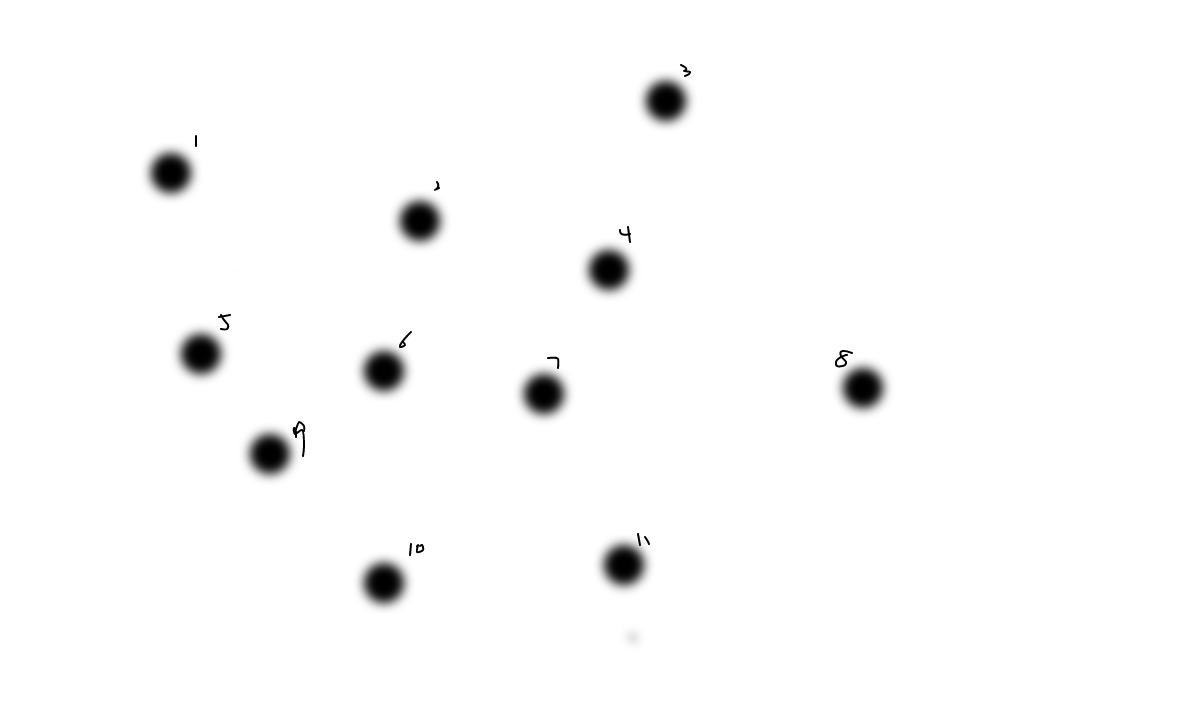
//> input picture img/d1.jpeg, 1187 x 713 px, given in place of flower1.jpg, which was not available
$ ./ui ../img/d1.jpeg   (built with g++ and OpenCV 4)
//> lines starting //> are read from the running program, lines starting //| are printed output that depends on the picture; pictures that were not available may be replaced by others from this repository, and a replacement may not be noted
#include <opencv2/imgproc.hpp>
#include <opencv2/imgcodecs.hpp>
#include <opencv2/videoio.hpp>
#include <opencv2/highgui.hpp>

#include <iostream>

using namespace cv;
using namespace std;

static void help()
{
    cout << "\nThis program demonstrated the floodFill() function\n"
            "Call:\n"
            "./ffilldemo [image_name -- Default: fruits.jpg]\n" << endl;

    cout << "Hot keys: \n"
            "\tESC - quit the program\n"
            "\tc - switch color/grayscale mode\n"
            "\tm - switch mask mode\n"
            "\tr - restore the original image\n"
            "\ts - use null-range floodfill\n"
            "\tf - use gradient floodfill with fixed(absolute) range\n"
            "\tg - use gradient floodfill with floating(relative) range\n"
            "\t4 - use 4-connectivity mode\n"
            "\t8 - use 8-connectivity mode\n" << endl;
}

Mat image0, image, gray, mask;
int ffillMode = 1;
int loDiff = 20, upDiff = 20;
int connectivity = 4;
int isColor = true;
bool useMask = false;
int newMaskVal = 255;

static void onMouse( int event, int x, int y, int, void* )
{
    if( event != EVENT_LBUTTONDOWN )
        return;

    Point seed = Point(x,y);
    int lo = ffillMode == 0 ? 0 : loDiff;
    int up = ffillMode == 0 ? 0 : upDiff;
    int flags = connectivity + (newMaskVal << 8) +
                (ffillMode == 1 ? FLOODFILL_FIXED_RANGE : 0);
    int b = (unsigned)theRNG() & 255;
    int g = (unsigned)theRNG() & 255;
    int r = (unsigned)theRNG() & 255;
    Rect ccomp;

    Scalar newVal = isColor ? Scalar(b, g, r) : Scalar(r*0.299 + g*0.587 + b*0.114);
    Mat dst = isColor ? image : gray;
    int area;

    if( useMask )
    {
        threshold(mask, mask, 1, 128, THRESH_BINARY);
        area = floodFill(dst, mask, seed, newVal, &ccomp, Scalar(lo, lo, lo),
                  Scalar(up, up, up), flags);
        imshow( "mask", mask );
    }
    else
    {
        area = floodFill(dst, seed, newVal, &ccomp, Scalar(lo, lo, lo),
                  Scalar(up, up, up), flags);
    }

    imshow("image", dst);
    cout << area << " pixels were repainted\n";
}


int main( int argc, char** argv )
{
    cv::CommandLineParser parser (argc, argv,
        "{help h | | show help message}{@image|fruits.jpg| input image}"
    );
    if (parser.has("help"))
    {
        parser.printMessage();
        return 0;
    }
    string filename = parser.get<string>("@image");
    image0 = imread("flower1.jpg", 1);
//> image0 is the input picture: 713 rows x 1187 cols, CV_8UC3; min 0, max 255, mean 250.6

    if( image0.empty() )
    {
        cout << "Image empty\n";
        parser.printMessage();
        return 0;
    }
    help();
    image0.copyTo(image);
    cvtColor(image0, gray, COLOR_BGR2GRAY);
    mask.create(image0.rows+2, image0.cols+2, CV_8UC1);

    namedWindow( "image", 0 );
    createTrackbar( "lo_diff", "image", &loDiff, 255, 0 );
    createTrackbar( "up_diff", "image", &upDiff, 255, 0 );

    setMouseCallback( "image", onMouse, 0 );

    for(;;)
    {
        imshow("image", isColor ? image : gray);

        char c = (char)waitKey(0);
//> the left mouse button is pressed and released at (296, 178)
//> in onMouse, `area = floodFill(dst, seed, newVal, &ccomp, Scalar(lo, lo, lo), Scalar..`:
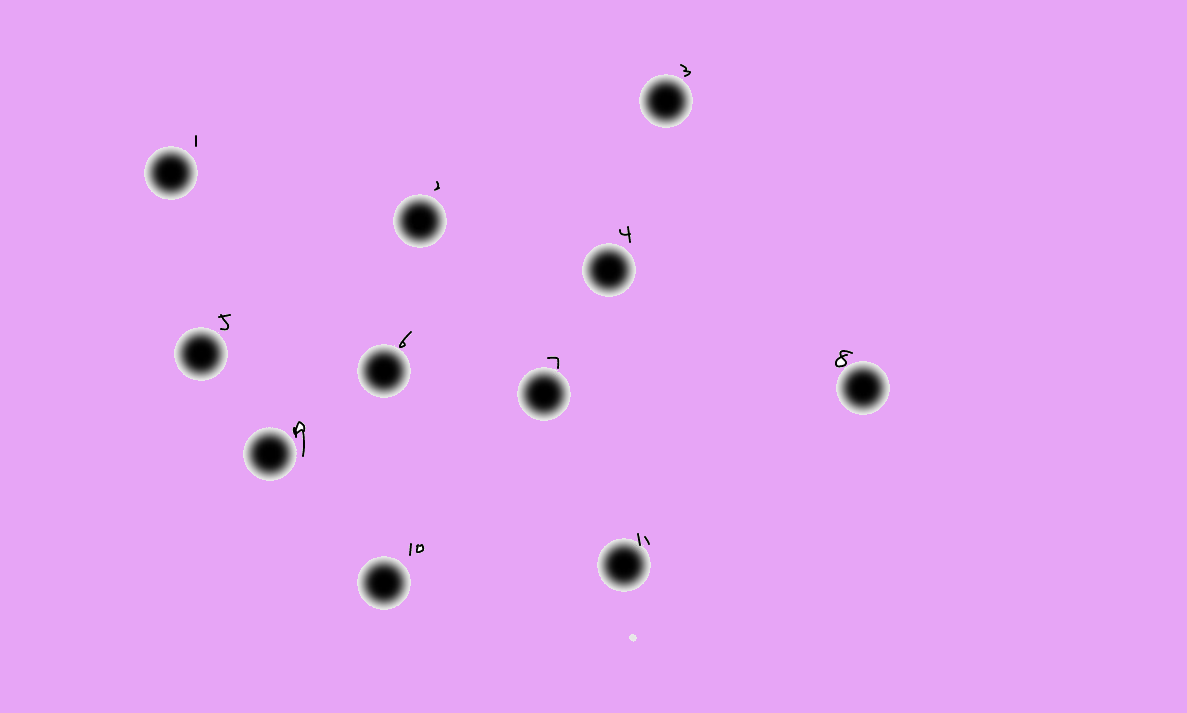
//> dst: 713 rows x 1187 cols, CV_8UC3; mean B, G, R 242, 163.5, 227.5
//> in onMouse, `area = floodFill(dst, seed, newVal, &ccomp, Scalar(lo, lo, lo), Scalar..`: area = 820535; ccomp = Rect(0, 0, 1187, 713)
//| 820535 pixels were repainted
//> the left mouse button is pressed and released at (890, 178)
//> call 3 of onMouse, with event = 1, x = 890, y = 178
//> in onMouse (call 3), `area = floodFill(dst, seed, newVal, &ccomp, Scalar(lo, lo, lo), Scalar..`:
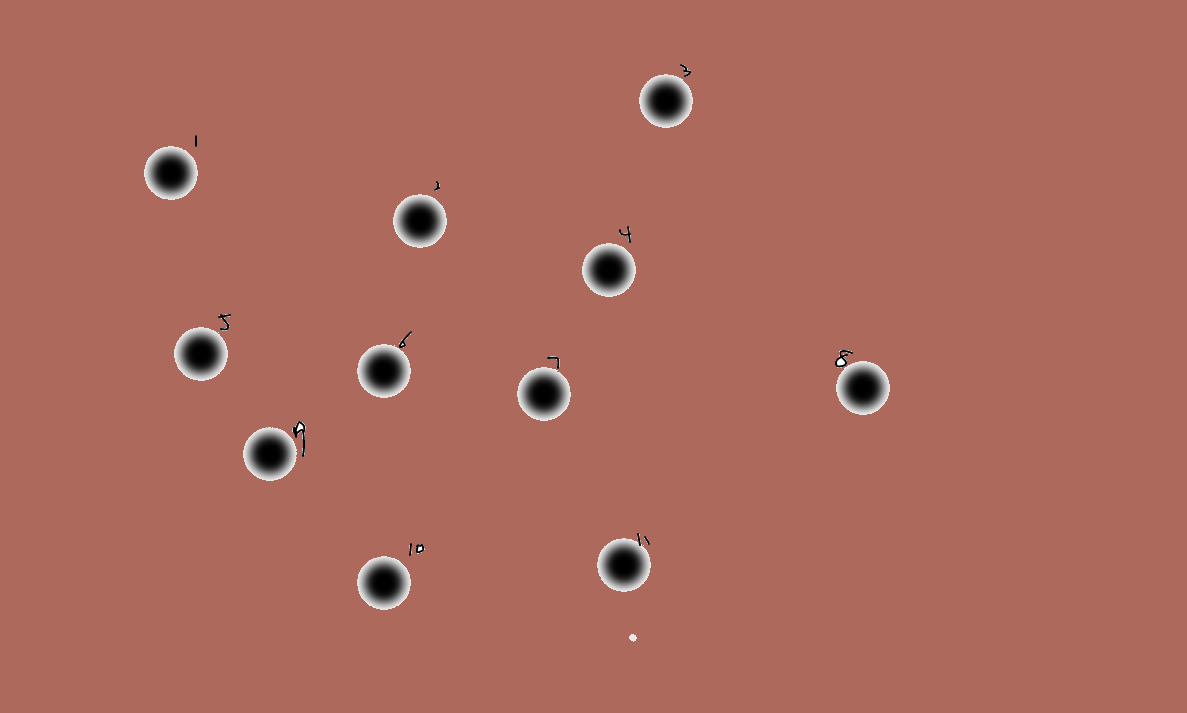
//> dst: 713 rows x 1187 cols, CV_8UC3; mean B, G, R 93.7, 105.3, 172.2
//| 820535 pixels were repainted
//> the left mouse button is pressed and released at (890, 534)
//> in onMouse (call 5), `area = floodFill(dst, seed, newVal, &ccomp, Scalar(lo, lo, lo), Scalar..`:
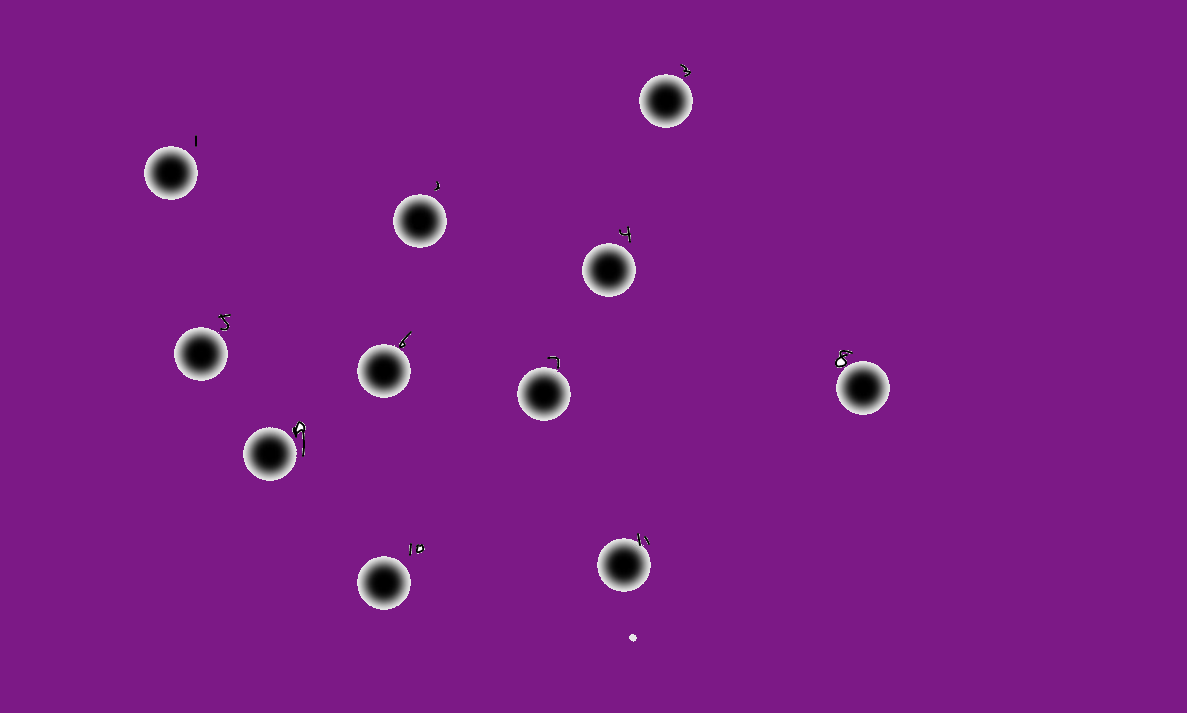
//> dst: 713 rows x 1187 cols, CV_8UC3; mean B, G, R 133.4, 27.7, 123.7
//| 820535 pixels were repainted
//> the left mouse button is pressed and released at (296, 534)
//> in onMouse (call 7), `area = floodFill(dst, seed, newVal, &ccomp, Scalar(lo, lo, lo), Scalar..`:
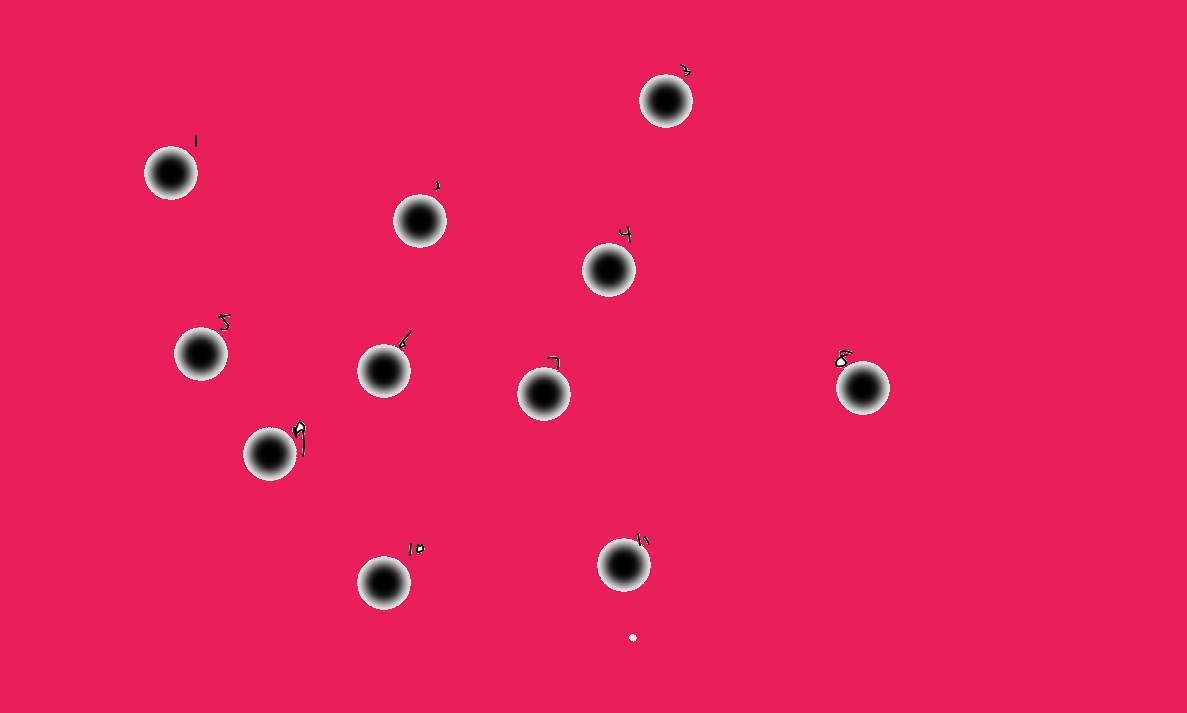
//> dst: 713 rows x 1187 cols, CV_8UC3; mean B, G, R 89.8, 33.6, 230.4
//| 820535 pixels were repainted
//> the Esc key is pressed
        if( c == 27 )
        {
            cout << "Exiting ...\n";
            break;
        }
        switch( c )
        {
        case 'c':
            if( isColor )
            {
                cout << "Grayscale mode is set\n";
                cvtColor(image0, gray, COLOR_BGR2GRAY);
                mask = Scalar::all(0);
                isColor = false;
            }
            else
            {
                cout << "Color mode is set\n";
                image0.copyTo(image);
                mask = Scalar::all(0);
                isColor = true;
            }
            break;
        case 'm':
            if( useMask )
            {
                destroyWindow( "mask" );
                useMask = false;
            }
            else
            {
                namedWindow( "mask", 0 );
                mask = Scalar::all(0);
                imshow("mask", mask);
                useMask = true;
            }
            break;
        case 'r':
            cout << "Original image is restored\n";
            image0.copyTo(image);
            cvtColor(image, gray, COLOR_BGR2GRAY);
            mask = Scalar::all(0);
            break;
        case 's':
            cout << "Simple floodfill mode is set\n";
            ffillMode = 0;
            break;
        case 'f':
            cout << "Fixed Range floodfill mode is set\n";
            ffillMode = 1;
            break;
        case 'g':
            cout << "Gradient (floating range) floodfill mode is set\n";
            ffillMode = 2;
            break;
        case '4':
            cout << "4-connectivity mode is set\n";
            connectivity = 4;
            break;
        case '8':
            cout << "8-connectivity mode is set\n";
            connectivity = 8;
            break;
        }
    }

    return 0;
}
